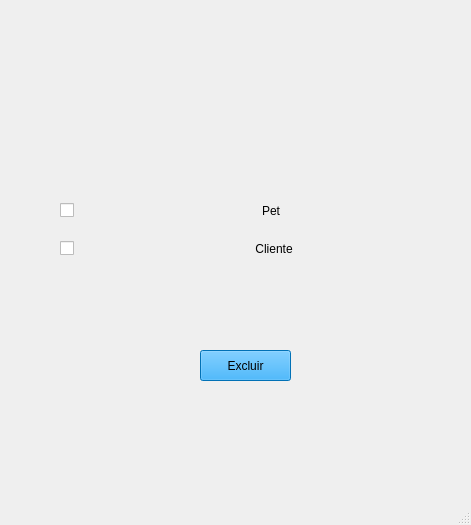
<?xml version="1.0" encoding="UTF-8"?>
<ui version="4.0">
 <class>MainWindow</class>
 <widget class="QMainWindow" name="MainWindow">
  <property name="geometry">
   <rect>
    <x>0</x>
    <y>0</y>
    <width>471</width>
    <height>525</height>
   </rect>
  </property>
  <property name="windowTitle">
   <string>MainWindow</string>
  </property>
  <widget class="QWidget" name="centralwidget">
   <widget class="QLabel" name="label">
    <property name="geometry">
     <rect>
      <x>-10</x>
      <y>-50</y>
      <width>481</width>
      <height>601</height>
     </rect>
    </property>
    <property name="text">
     <string/>
    </property>
    <property name="pixmap">
     <pixmap>../../../../../../../../Downloads/Seja bem-vindo (5).png</pixmap>
    </property>
   </widget>
   <widget class="QCheckBox" name="checkBox">
    <property name="geometry">
     <rect>
      <x>60</x>
      <y>180</y>
      <width>361</width>
      <height>61</height>
     </rect>
    </property>
    <property name="text">
     <string>                                                       Pet</string>
    </property>
   </widget>
   <widget class="QCheckBox" name="checkBox_2">
    <property name="geometry">
     <rect>
      <x>60</x>
      <y>240</y>
      <width>341</width>
      <height>17</height>
     </rect>
    </property>
    <property name="text">
     <string>                                                     Cliente</string>
    </property>
   </widget>
   <widget class="QPushButton" name="btn_excluir2_2">
    <property name="geometry">
     <rect>
      <x>200</x>
      <y>350</y>
      <width>91</width>
      <height>31</height>
     </rect>
    </property>
    <property name="styleSheet">
     <string notr="true">background-color: rgb(2, 158, 255);</string>
    </property>
    <property name="text">
     <string>Excluir</string>
    </property>
   </widget>
  </widget>
  <widget class="QMenuBar" name="menubar">
   <property name="geometry">
    <rect>
     <x>0</x>
     <y>0</y>
     <width>471</width>
     <height>21</height>
    </rect>
   </property>
  </widget>
  <widget class="QStatusBar" name="statusbar"/>
 </widget>
 <resources/>
 <connections/>
</ui>
